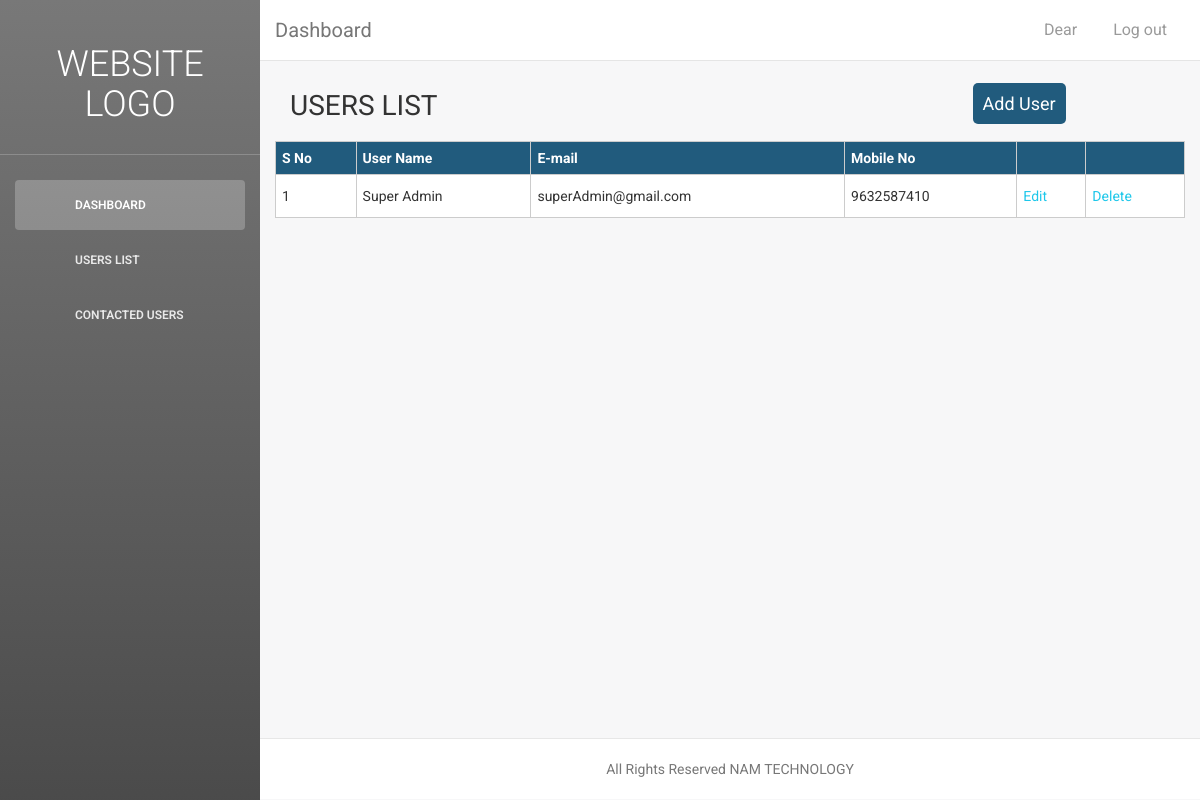
The page /users.php on the database its author committed.
### tables this page shows
CREATE TABLE `users` (
  `id` int(11) NOT NULL,
  `first_name` varchar(255) NOT NULL,
  `last_name` varchar(255) NOT NULL,
  `email` varchar(255) NOT NULL,
  `password` varchar(255) NOT NULL,
  `mobile_no` varchar(255) NOT NULL,
  `status` int(4) NOT NULL DEFAULT 1,
  `created_at` datetime NOT NULL,
  `updated_at` datetime NOT NULL
);

### users.php (the view, shortened to what this page needs)
<?php
require 'inc/header.php';
?>
<div class="main-panel">
<?php include 'inc/topmenu.php'; ?>
        <div class="content jobslist adminjobform">
            <div class="container-fluid">
                <div class="row topheading">
                    <div class="col-md-9">
                        <h3>Users List</h3>
                    </div>
                    <div class="col-md-3">
                        <a href="adduser.php" class="postajob">Add User</a>
                    </div>
                </div>
                <div class="row">
                    <table>
                        <tr>
                            <th>S No</th>
                            <th>User Name</th>
							<th>E-mail</th>
							<th>Mobile No</th>
                            <th></th>
                            <th></th>
                        </tr>
                        <?php
                             $query1 = "select * from users where status=1 order by id desc ";
                             $res=mysqli_query($conn,$query1);
                             if(mysqli_num_rows($res)>0){
                                 $i=1;
                                 while ($result = mysqli_fetch_array($res)) {
                        ?>
                        <tr>
                            <td><?php echo $i; ?></td>
                            <td><?php echo $result['first_name']." ".$result['last_name']; ?></td>
                            <td><?php echo $result['email']; ?></td>
							<td><?php echo $result['mobile_no']; ?></td>
							<td><a href="#">Edit</a></td>
                            <td><a href="javascript:void(0);" onclick="deleteuser(<?php echo $result['id']; ?>);">Delete</a></td>
                        </tr>
                             <?php $i++; } }else{ ?>
                        <tr>
                            <td colspan="6" style="text-align: center;">No Users Found</td>
                        </tr>
                             <?php } ?>
                    </table>
                </div>
            </div>
        </div>
<?php
require 'inc/footer.php';
?>

### users.php (style rules this page uses)
.topheading { margin-bottom: 19px; }
.jobslist h3 { margin: 0px; font-weight: normal; text-transform: uppercase; }
.postajob { color: #fff; background: #215b7d; padding: 10px; font-size: 18px; border-radius: 5px; }
.adminjobform table { border-collapse: collapse; width: 100%; background: #fff; }
.adminjobform table tr th { background: #215b7d; color: #fff; border: 1px solid #ccc; padding: 6px; }
.adminjobform table tr td { border: 1px solid #ccc; padding: 11px 6px; }

### rows shown on the page
users: first_name "Super", last_name "Admin", email "superAdmin@gmail.com", mobile_no "9632587410"
